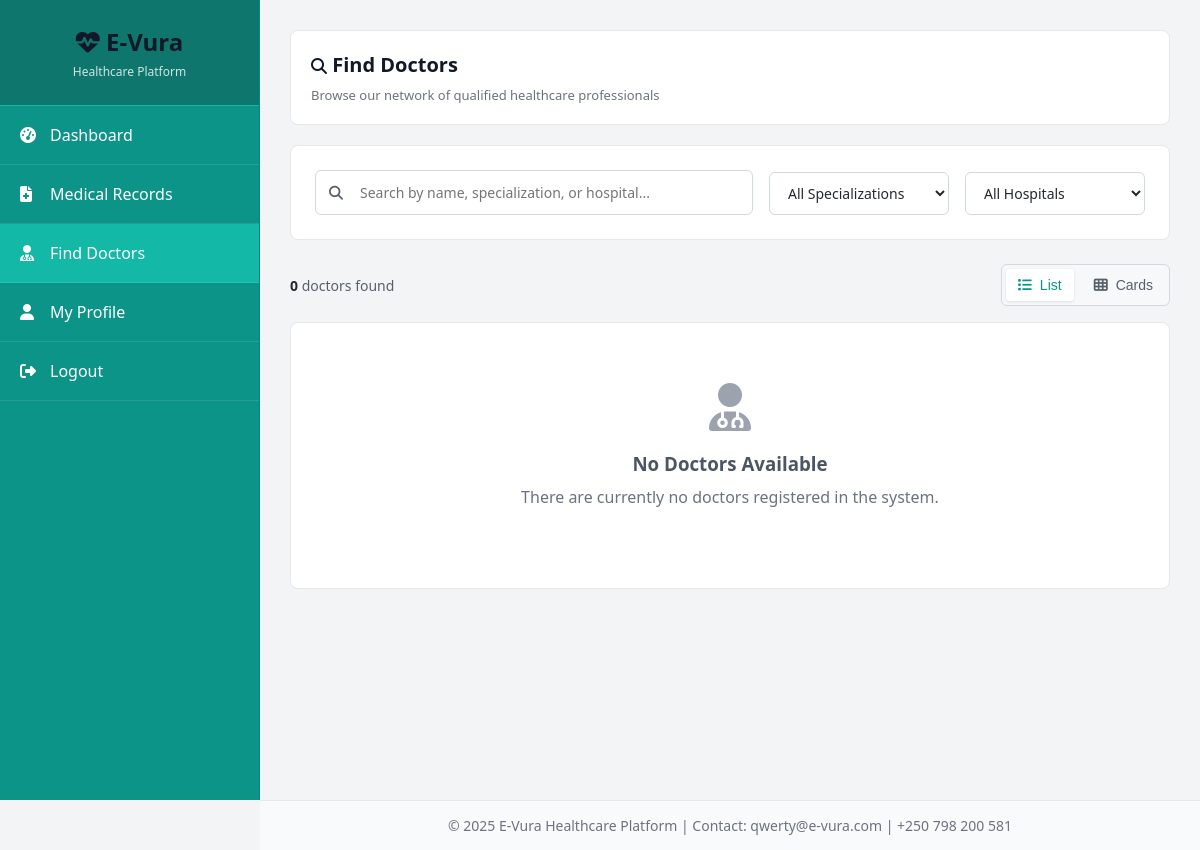
Page /patient/find-doctors (signed in) on the earlier database version.
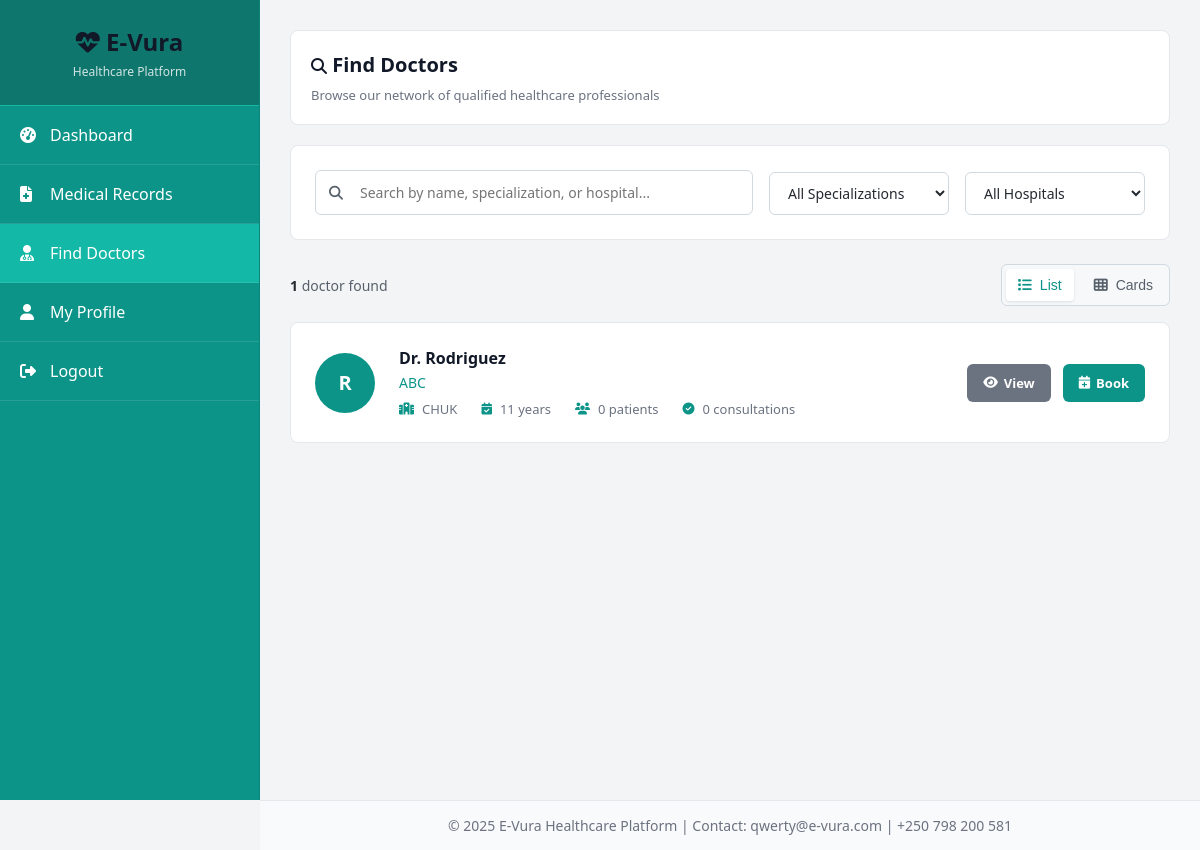
Same page on the later database version.
### app.py (models this page shows)
class Doctor(db.Model):
    id = db.Column(db.Integer, primary_key=True)
    username = db.Column(db.String(100), unique=True, nullable=False)
    email = db.Column(db.String(120), unique=True, nullable=False)
    password = db.Column(db.String(200), nullable=False)
    phone = db.Column(db.String(20))
    specialization = db.Column(db.String(100))
    license_number = db.Column(db.String(50))
    hospital = db.Column(db.String(200))
    years_experience = db.Column(db.Integer)
    created_at = db.Column(db.DateTime, default=datetime.utcnow)
    appointments = db.relationship('Appointment', backref='doctor', lazy=True, foreign_keys='Appointment.doctor_id')
    records = db.relationship('MedicalRecord', backref='doctor', lazy=True)

### app.py (the view, shortened to what this page needs)
@app.route('/patient/find-doctors')
@login_required
@patient_required
def find_doctors():
    search_query = request.args.get('search', '').strip()
    specialization_filter = request.args.get('specialization', '').strip()
    hospital_filter = request.args.get('hospital', '').strip()
    page = request.args.get('page', 1, type=int)
    per_page = 12  # 12 doctors per page
    query = Doctor.query
    if specialization_filter:
        query = query.filter(Doctor.specialization.ilike(f'%{specialization_filter}%'))
    if hospital_filter:
        query = query.filter(Doctor.hospital.ilike(f'%{hospital_filter}%'))
    pagination = query.paginate(page=page, per_page=per_page, error_out=False)
    doctors = pagination.items
    all_doctors = Doctor.query.all()
    specializations = sorted(set([d.specialization for d in all_doctors if d.specialization]))
    hospitals = sorted(set([d.hospital for d in all_doctors if d.hospital]))
    return render_template('find_doctors.html',
                         doctors=doctors,
                         pagination=pagination,
                         search_query=search_query,
                         specialization_filter=specialization_filter,
                         hospital_filter=hospital_filter,
                         specializations=specializations,
                         hospitals=hospitals)

### app.py (called while the page is built)
def login_required(f):
    @wraps(f)
    def decorated_function(*args, **kwargs):
        if 'user_id' not in session or 'user_type' not in session:
            flash('Please log in to access this page.', 'warning')
            return redirect(url_for('login'))
        return f(*args, **kwargs)
    return decorated_function

def patient_required(f):
    @wraps(f)
    def decorated_function(*args, **kwargs):
        if session.get('user_type') != 'patient':
            flash('Access denied. Patients only.', 'danger')
            return redirect(url_for('index'))
        return f(*args, **kwargs)
    return decorated_function

### templates/find_doctors.html (shortened to what the changed rows need)
{% extends "base.html" %}
{% block content %}
<div style="background: white; border-radius: 8px; padding: 20px; margin-bottom: 20px; border: 1px solid #e5e7eb; width: 100%;">
    <h1 style="font-size: 1.25rem; margin-bottom: 8px; font-weight: 600;">
        <i class="fas fa-search" style="font-size: 1rem;"></i> Find Doctors
    </h1>
</div>
<div class="view-controls">
    <div class="results-count">
        <strong>{{ pagination.total if pagination else doctors|length }}</strong> doctor{{ 's' if (pagination.total if pagination else doctors|length) != 1 else '' }} found
    </div>
    <div class="view-toggle">
        <button type="button" class="active" id="listViewBtn" onclick="switchView('list')">
        </button>
        <button type="button" id="cardViewBtn" onclick="switchView('card')">
        </button>
    </div>
</div>
{% if doctors %}
    <div id="listView" class="doctors-list-view">
        {% for doctor in doctors %}
            <div class="doctor-list-item">
                <div class="doctor-list-avatar">
                    {{ doctor.username[0]|upper }}
                </div>
                <div class="doctor-list-info">
                    <h3>Dr. {{ doctor.username }}</h3>
                    <div class="specialization">{{ doctor.specialization or 'General Practice' }}</div>
                    <div class="doctor-list-details">
                        {% if doctor.hospital %}
                        <span><i class="fas fa-hospital"></i> {{ doctor.hospital }}</span>
                        {% endif %}
                        {% if doctor.years_experience %}
                        <span><i class="fas fa-calendar-check"></i> {{ doctor.years_experience }} years</span>
                        {% endif %}
                        <span><i class="fas fa-users"></i>
                            {% set unique_patients = doctor.appointments|map(attribute='patient_id')|list|unique|list|length %}
                            {{ unique_patients }} patients
                        </span>
                        <span><i class="fas fa-check-circle"></i>
                            {{ doctor.appointments|selectattr('status', 'equalto', 'completed')|list|length }} consultations
                        </span>
                    </div>
                </div>
                <div class="doctor-list-actions">
                    <a href="{{ url_for('view_doctor_profile', doctor_id=doctor.id) }}"
                       class="btn btn-secondary" style="padding: 0.625rem 1rem; font-size: 0.8125rem; text-decoration: none;">
                        <i class="fas fa-eye"></i> View
                    </a>
                    <a href="{{ url_for('show_available_slots', doctor_id=doctor.id) }}"
                       class="btn btn-primary" style="padding: 0.625rem 1rem; font-size: 0.8125rem; text-decoration: none;">
                        <i class="fas fa-calendar-plus"></i> Book
                    </a>
                </div>
            </div>
        {% endfor %}
    </div>
{% else %}
    <div style="background: white; border-radius: 8px; padding: 60px; text-align: center; border: 1px solid #e5e7eb;">
        <i class="fas fa-user-md" style="font-size: 48px; color: #9ca3af; margin-bottom: 20px;"></i>
        <h3 style="color: #4b5563; margin-bottom: 10px;">
            {% if search_query or specialization_filter or hospital_filter %}
            No Doctors Found
            {% else %}
            No Doctors Available
            {% endif %}
        </h3>
        <p style="color: #6b7280; margin-bottom: 20px;">
            {% if search_query or specialization_filter or hospital_filter %}
            Try adjusting your search or filters to find more doctors.
            {% else %}
            There are currently no doctors registered in the system.
            {% endif %}
        </p>
    </div>
{% endif %}
{% endblock %}

Differences in the rows shown:
added Doctor: username "R", username "Rodriguez", specialization "ABC", hospital "CHUK", years_experience "11", unique_patients "0", appointments|selectattr "0"
Other differences:
{{ pagination.total if pagination else doctors|length }}: "0" → "1"
text no longer shown: "s No Doctors Available There are currently no doctors registered in the system."
